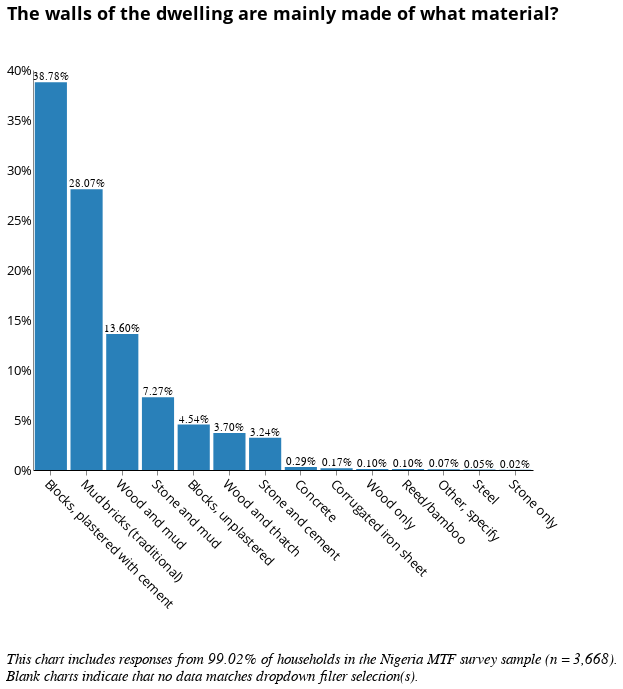

The notebook cell this image was saved under:
### Code cell
# Primary Wall Material

# Data source
alt.data_transformers.disable_max_rows()
source = finance[finance[['b10']].notnull().all(1)] # Change your variables here

col1 = source['elc_aggr_tier'] != 'NaN'
col2 = source['b10'] != 'NaN' # Change variables here

source = source[conjunction(col1,col2)]
df = source[['hh_id','elc_aggr_tier', 'locality', 'b10']] # Change variables here

# Draw the chart 
chart = alt.Chart(df).transform_joinaggregate(
    total = 'count(*)'
).transform_calculate(
    pct = '1 / datum.total'
).encode(
    x = alt.X('b10', # Change variable
              sort=alt.EncodingSortField(field="b10", # Change variable 
                                         op="count", 
                                         order='descending'),
              axis = alt.Axis(title = " ")),
    y = alt.Y('sum(pct):Q', axis = alt.Axis(title = '', format = '%')),
    tooltip = 'b10' # Change variable
).properties(
    height = 400,
    width = 500
)

# Locality Filter
locality_options = [None, 0, 1]
locality_labels = ['National', 'Urban', 'Rural']

locality_dropdown=alt.binding_select(
    options= locality_options, 
    labels = locality_labels, 
    name = "Locality Breakdown  ")
locality_select=alt.selection_single(
    fields=['locality'],
    bind=locality_dropdown)

# Tier Filter
tiers = [None, 'Tier 0', 'Tier 1', 'Tier 2', 'Tier 3', 'Tier 4', 'Tier 5']
tier_labels = ['All Tiers', 'Tier 0', 'Tier 1', 'Tier 2', 'Tier 3', 'Tier 4', 'Tier 5']
tier_dropdown=alt.binding_select(options=tiers, 
                                 labels = tier_labels, 
                                 name = "Electricity Tiers  ")
tier_select=alt.selection_single(fields=['elc_aggr_tier'],
                                bind=tier_dropdown)

# Percentage of responses shown in the chart
pct = round(len(pd.unique(df[df[['b10']].notnull().all(1)]['hh_id'])) /
            3668 * 100, 2)

# Final Chart with bells and whistles
final = (chart.mark_bar(color = '#2980B9') + chart.mark_text( # This blue is from the AIP site.
    align = 'center', 
    baseline='bottom'
).encode(
    text = alt.Text('sum(pct):Q', 
                    format = '.2%'))
).add_selection(
    locality_select
).transform_filter(
    locality_select
).add_selection(
    tier_select
).transform_filter(
    tier_select 
).properties(
    title={
      "text": ["The walls of the dwelling are mainly made of what material?"], 
      "color": "black",
      "subtitleColor": "black",
        "offset": 40
    }
)

final = alt.concat(final,
    title=alt.TitleParams(
        ['', '',  
         'This chart includes responses from {}% of households in the Nigeria MTF survey sample (n = 3,668).'.format(
             pct),
         'Blank charts indicate that no data matches dropdown filter selection(s).'],
        baseline='bottom',
        orient='bottom',
        anchor='start',
        font = 'Times New Roman',
        fontWeight='normal',
        fontStyle = "italic",
        fontSize=15)
).configure_axisX(
    labelAngle = 45
)

final

### Figure 1 — Vega-Lite specification as saved in the notebook (floating-point values rounded to 4 significant figures; data arrays with more than 128 entries replaced by an {"elided": "..."} marker saying what was removed)
{"width": 800, "height": 400, "config": {"title": {"fontSize": 18, "font": "Open Sans", "anchor": "center", "fontColor": "#000000"}, "axisX": {"domain": true, "domainColor": "#000000", "grid": false, "labelFont": "Open Sans", "labelFontSize": 13, "titleFont": "Open Sans", "titleFontSize": 13, "titleFontWeight": "normal", "title": "X Axis Title (units)", "labelAngle": 45}, "axisY": {"domain": true, "grid": false, "gridColor": "#DEDDDD", "gridWidth": 1, "labelFont": "Open Sans", "labelFontSize": 13, "labelAngle": 0, "ticks": false, "titleFont": "Open Sans", "titleFontSize": 13, "titleFontWeight": "normal", "titlePadding": 10, "title": "Y Axis Title (units)"}, "range": {"category": ["#2980B9", "#003366", "#FFAE19", "#FF4500", "#438B28", "#45B39D", "#99ADC1", "#212F3C"]}, "legend": {"labelFont": "Open Sans", "labelFontSize": 13, "symbolType": "square", "symbolSize": 100, "titleFont": "Open Sans", "titleFontSize": 13, "titleFontWeight": "normal", "title": "Legend", "orient": "right", "offset": 0, "labelLimit": 0}, "tooltip": {"font": "Open Sans"}, "view": {"stroke": "transparent", "text": {"font": "Open Sans", "color": ["#2980B9", "#003366", "#FFAE19", "#FF4500", "#438B28", "#45B39D", "#99ADC1", "#212F3C"], "fontSize": 13, "align": "right", "fontWeight": 400, "size": 13}, "bar": {"size": 40, "binSpacing": 1, "continuousBandSize": 30, "discreteBandSize": 30, "fill": ["#2980B9", "#003366", "#FFAE19", "#FF4500", "#438B28", "#45B39D", "#99ADC1", "#212F3C"], "stroke": false}}}, "concat": [{"layer": [{"mark": {"type": "bar", "color": "#2980B9"}, "encoding": {"tooltip": {"field": "b10", "type": "nominal"}, "x": {"axis": {"title": " "}, "field": "b10", "sort": {"field": "b10", "op": "count", "order": "descending"}, "type": "nominal"}, "y": {"aggregate": "sum", "axis": {"format": "%", "title": ""}, "field": "pct", "type": "quantitative"}}, "height": 400, "selection": {"selector026": {"type": "single", "fields": ["locality"], "bind": {"input": "select", "options": [null, 0, 1], "labels": ["National", "Urban", "Rural"], "name": "Locality Breakdown  "}}, "selector027": {"type": "single", "fields": ["elc_aggr_tier"], "bind": {"input": "select", "options": [null, "Tier 0", "Tier 1", "Tier 2", "Tier 3", "Tier 4", "Tier 5"], "labels": ["All Tiers", "Tier 0", "Tier 1", "Tier 2", "Tier 3", "Tier 4", "Tier 5"], "name": "Electricity Tiers  "}}}, "transform": [{"joinaggregate": [{"op": "count", "field": "*", "as": "total"}]}, {"calculate": "1 / datum.total", "as": "pct"}], "width": 500}, {"mark": {"type": "text", "align": "center", "baseline": "bottom"}, "encoding": {"text": {"aggregate": "sum", "field": "pct", "format": ".2%", "type": "quantitative"}, "tooltip": {"field": "b10", "type": "nominal"}, "x": {"axis": {"title": " "}, "field": "b10", "sort": {"field": "b10", "op": "count", "order": "descending"}, "type": "nominal"}, "y": {"aggregate": "sum", "axis": {"format": "%", "title": ""}, "field": "pct", "type": "quantitative"}}, "height": 400, "transform": [{"joinaggregate": [{"op": "count", "field": "*", "as": "total"}]}, {"calculate": "1 / datum.total", "as": "pct"}], "width": 500}], "title": {"text": ["The walls of the dwelling are mainly made of what material?"], "color": "black", "subtitleColor": "black", "offset": 40}, "transform": [{"filter": {"selection": "selector026"}}, {"filter": {"selection": "selector027"}}]}], "data": {"name": "data-dc83c2096c5b9316becbe245b31f9013"}, "title": {"text": ["", "", "This chart includes responses from 99.02% of households in the Nigeria MTF survey sample (n = 3,668).", "Blank charts indicate that no data matches dropdown filter selection(s)."], "anchor": "start", "baseline": "bottom", "font": "Times New Roman", "fontSize": 15, "fontStyle": "italic", "fontWeight": "normal", "orient": "bottom"}, "$schema": "https://vega.github.io/schema/vega-lite/v4.17.0.json", "datasets": {"data-dc83c2096c5b9316becbe245b31f9013": {"elided": "4139 records"}}}
